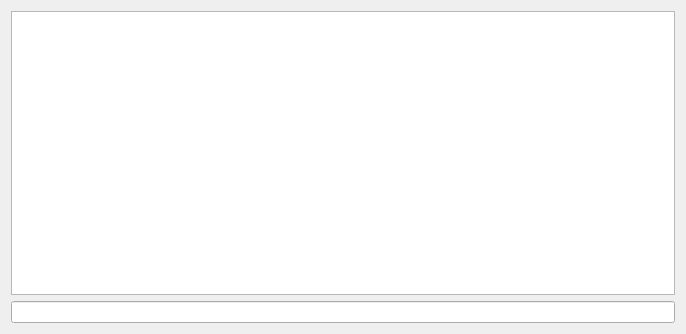
<?xml version="1.0" encoding="UTF-8"?>
<ui version="4.0">
 <class>Form</class>
 <widget class="QWidget" name="LuaConsole">
  <property name="geometry">
   <rect>
    <x>0</x>
    <y>0</y>
    <width>686</width>
    <height>334</height>
   </rect>
  </property>
  <property name="windowTitle">
   <string>Lua Console</string>
  </property>
  <layout class="QVBoxLayout" name="verticalLayout">
   <item>
    <widget class="QTextEdit" name="consoleOutput"/>
   </item>
   <item>
    <widget class="QLineEdit" name="consoleInput"/>
   </item>
  </layout>
 </widget>
 <resources/>
 <connections/>
</ui>
